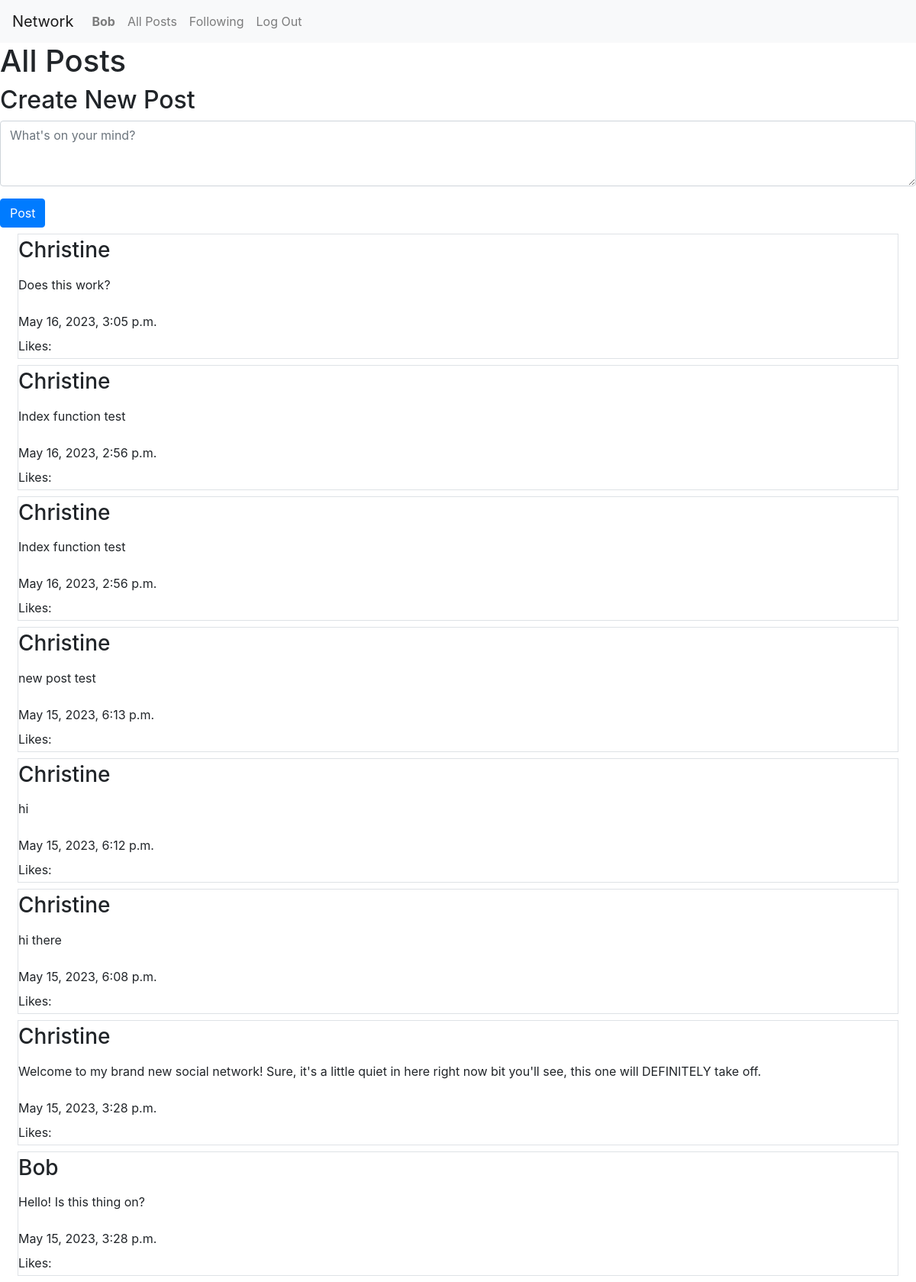
Screenshot of / (signed in) with the database file from the repository.
### network/models.py (models this page shows, shortened)
class User(AbstractUser):
    pass

class Post(models.Model):
    user = models.ForeignKey(User, on_delete=models.CASCADE, related_name="author")
    content = models.TextField(max_length=500)
    date = models.DateTimeField(auto_now_add=True)

### network/views.py (the view, shortened to what this page needs)
# urls.py: path("", views.index, name="index"),
def index(request):
    posts = Post.objects.all().order_by('-date')
    message = "Thanks for sharing!"
    return render(request, "network/index.html", {
        "form": NewPostForm(),
        "posts": posts
    })

### network/forms.py
class NewPostForm(ModelForm):
    class Meta:
        model = Post
        fields = ["content"]
        labels = {'content': ""}
        widgets = {
        "content": forms.Textarea(attrs={'class':'form-control',  "placeholder":"What's on your mind?", "rows":3})
        }

### network/templates/network/index.html (shortened to what this page needs)
{% extends "network/layout.html" %}
{% block body %}
    <h1>All Posts</h1>
    {% if user.is_authenticated %}
        <h2>Create New Post</h2>
        <form action="{% url 'index' %}" method="POST">
            <div class="form-group mb-3">
                {{ form }}
            </div>
            <button type="submit" class="btn btn-primary">Post</button>
        </form>
    {% endif %}
    <div class="container-fluid">
        {% for post in posts %}
            <div class="row m-2 border flex-column">
                <div class="my-1">
                    <h3>{{ post.user }}</h3>
                </div>
                <div class="my-1">
                    <p>{{ post.content }}</p>
                </div>
                <div class="my-1">
                    <span>{{ post.date }}</span>
                </div>
                <div class="my-1">
                    <span>Likes:</span>
                </div>
            </div>
        {% endfor %}
    </div>
{% endblock %}

### network/templates/network/layout.html (shortened to what this page needs)
{% load static %}
<!DOCTYPE html>
<html lang="en">
    <head>
        <link rel="stylesheet" href="https://stackpath.bootstrapcdn.com/bootstrap/4.4.1/css/bootstrap.min.css">
        <link href="{% static 'network/styles.css' %}" rel="stylesheet">
    </head>
    <body>
        <nav class="navbar navbar-expand-lg navbar-light bg-light">
            <a class="navbar-brand" href="#">Network</a>
            <div>
              <ul class="navbar-nav mr-auto">
                {% if user.is_authenticated %}
                    <li class="nav-item">
                        <a class="nav-link" href="#"><strong>{{ user.username }}</strong></a>
                    </li>
                {% endif %}
                <li class="nav-item">
                  <a class="nav-link" href="{% url 'index' %}">All Posts</a>
                </li>
                {% if user.is_authenticated %}
                    <li class="nav-item">
                        <a class="nav-link" href="#">Following</a>
                    </li>
                    <li class="nav-item">
                        <a class="nav-link" href="{% url 'logout' %}">Log Out</a>
                    </li>
                {% endif %}
              </ul>
            </div>
          </nav>
        <div class="body">
            {% block body %}
            {% endblock %}
        </div>
    </body>
</html>

### rows the page displays
User: username "Bob"
Post: user "Christine", content "Does this work?", date "May 16, 2023, 3:05 p.m."
Post: user "Christine", content "Index function test", date "May 16, 2023, 2:56 p.m."
Post: user "Christine", content "Index function test", date "May 16, 2023, 2:56 p.m."
Post: user "Christine", content "new post test", date "May 15, 2023, 6:13 p.m."
Post: user "Christine", content "hi", date "May 15, 2023, 6:12 p.m."
Post: user "Christine", content "hi there", date "May 15, 2023, 6:08 p.m."
Post: user "Christine", content "Welcome to my brand new social network! Sure, it's a little quiet in here right now bit you'll see, this one will DEFINITELY take off.", date "May 15, 2023, 3:28 p.m."
Post: user "Bob", content "Hello! Is this thing on?", date "May 15, 2023, 3:28 p.m."
